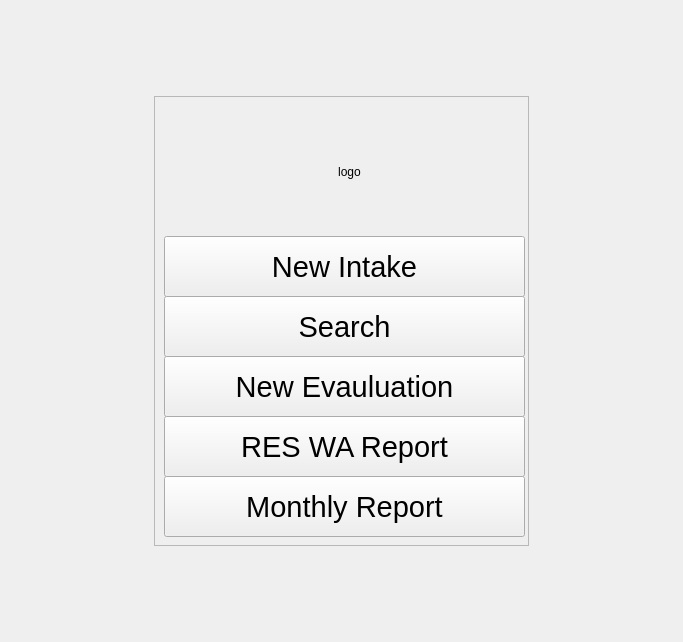
<?xml version="1.0" encoding="UTF-8"?>
<ui version="4.0">
 <class>MainMenuForm</class>
 <widget class="QWidget" name="MainMenuForm">
  <property name="geometry">
   <rect>
    <x>0</x>
    <y>0</y>
    <width>683</width>
    <height>642</height>
   </rect>
  </property>
  <property name="windowTitle">
   <string>Form</string>
  </property>
  <layout class="QGridLayout" name="gridLayout">
   <item row="1" column="1">
    <widget class="QFrame" name="frame">
     <property name="minimumSize">
      <size>
       <width>375</width>
       <height>450</height>
      </size>
     </property>
     <property name="maximumSize">
      <size>
       <width>440</width>
       <height>500</height>
      </size>
     </property>
     <property name="frameShape">
      <enum>QFrame::StyledPanel</enum>
     </property>
     <property name="frameShadow">
      <enum>QFrame::Raised</enum>
     </property>
     <widget class="QLabel" name="logoLabel">
      <property name="geometry">
       <rect>
        <x>100</x>
        <y>10</y>
        <width>191</width>
        <height>131</height>
       </rect>
      </property>
      <property name="text">
       <string>logo</string>
      </property>
      <property name="alignment">
       <set>Qt::AlignCenter</set>
      </property>
     </widget>
     <widget class="QToolButton" name="newIntakeBtn">
      <property name="geometry">
       <rect>
        <x>10</x>
        <y>140</y>
        <width>361</width>
        <height>61</height>
       </rect>
      </property>
      <property name="font">
       <font>
        <pointsize>22</pointsize>
       </font>
      </property>
      <property name="text">
       <string>New Intake</string>
      </property>
      <property name="toolButtonStyle">
       <enum>Qt::ToolButtonTextBesideIcon</enum>
      </property>
     </widget>
     <widget class="QToolButton" name="searchBtn">
      <property name="geometry">
       <rect>
        <x>10</x>
        <y>200</y>
        <width>361</width>
        <height>61</height>
       </rect>
      </property>
      <property name="font">
       <font>
        <pointsize>22</pointsize>
       </font>
      </property>
      <property name="text">
       <string>Search</string>
      </property>
      <property name="toolButtonStyle">
       <enum>Qt::ToolButtonTextBesideIcon</enum>
      </property>
     </widget>
     <widget class="QToolButton" name="newEvaluationBtn">
      <property name="geometry">
       <rect>
        <x>10</x>
        <y>260</y>
        <width>361</width>
        <height>61</height>
       </rect>
      </property>
      <property name="font">
       <font>
        <pointsize>22</pointsize>
       </font>
      </property>
      <property name="text">
       <string>New Evauluation</string>
      </property>
      <property name="toolButtonStyle">
       <enum>Qt::ToolButtonTextBesideIcon</enum>
      </property>
     </widget>
     <widget class="QToolButton" name="resWaBtn">
      <property name="geometry">
       <rect>
        <x>10</x>
        <y>320</y>
        <width>361</width>
        <height>61</height>
       </rect>
      </property>
      <property name="font">
       <font>
        <pointsize>22</pointsize>
       </font>
      </property>
      <property name="text">
       <string>RES WA Report</string>
      </property>
      <property name="toolButtonStyle">
       <enum>Qt::ToolButtonTextBesideIcon</enum>
      </property>
     </widget>
     <widget class="QToolButton" name="monthlyReportBtn">
      <property name="geometry">
       <rect>
        <x>10</x>
        <y>380</y>
        <width>361</width>
        <height>61</height>
       </rect>
      </property>
      <property name="font">
       <font>
        <pointsize>22</pointsize>
       </font>
      </property>
      <property name="text">
       <string>Monthly Report</string>
      </property>
      <property name="toolButtonStyle">
       <enum>Qt::ToolButtonTextBesideIcon</enum>
      </property>
     </widget>
    </widget>
   </item>
   <item row="0" column="1">
    <spacer name="verticalSpacer">
     <property name="orientation">
      <enum>Qt::Vertical</enum>
     </property>
     <property name="sizeHint" stdset="0">
      <size>
       <width>20</width>
       <height>40</height>
      </size>
     </property>
    </spacer>
   </item>
   <item row="1" column="2">
    <spacer name="horizontalSpacer_2">
     <property name="orientation">
      <enum>Qt::Horizontal</enum>
     </property>
     <property name="sizeHint" stdset="0">
      <size>
       <width>40</width>
       <height>20</height>
      </size>
     </property>
    </spacer>
   </item>
   <item row="1" column="0">
    <spacer name="horizontalSpacer">
     <property name="orientation">
      <enum>Qt::Horizontal</enum>
     </property>
     <property name="sizeHint" stdset="0">
      <size>
       <width>40</width>
       <height>20</height>
      </size>
     </property>
    </spacer>
   </item>
   <item row="2" column="1">
    <spacer name="verticalSpacer_2">
     <property name="orientation">
      <enum>Qt::Vertical</enum>
     </property>
     <property name="sizeHint" stdset="0">
      <size>
       <width>20</width>
       <height>40</height>
      </size>
     </property>
    </spacer>
   </item>
  </layout>
 </widget>
 <resources/>
 <connections/>
</ui>
